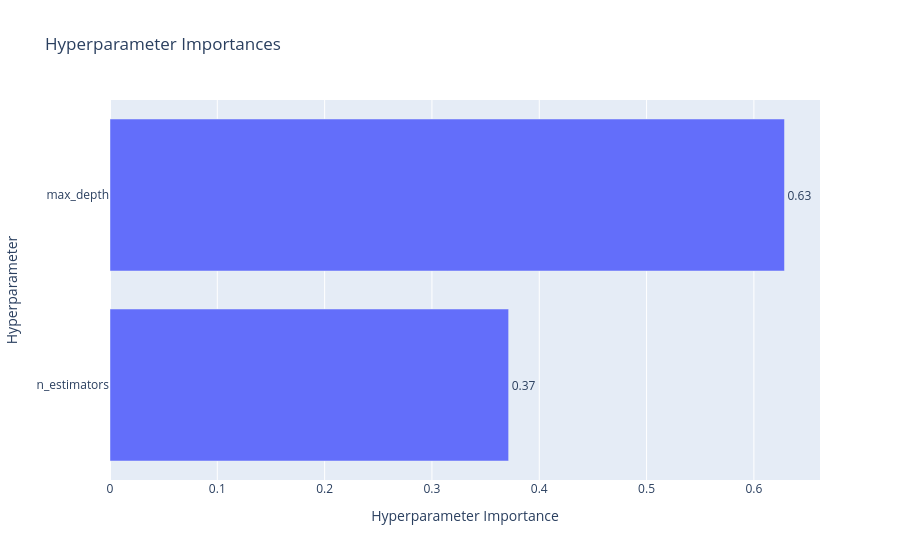

Write notebook code for a chart like this one.
### Code cell
# 5. Hyperparameter Importance
plot_param_importances(study).show()

### Figure 1 — Plotly figure (JSON) as saved in the notebook; plotly's stock layout.template omitted (floating-point values rounded to 4 significant figures)
{"data": [{"cliponaxis": false, "hovertemplate": ["n_estimators (IntDistribution): 0.3714718018318271<extra></extra>", "max_depth (IntDistribution): 0.6285281981681728<extra></extra>"], "name": "Objective Value", "orientation": "h", "text": ["0.37", "0.63"], "textposition": "outside", "type": "bar", "x": [0.3715, 0.6285], "y": ["n_estimators", "max_depth"]}], "layout": {"title": {"text": "Hyperparameter Importances"}, "xaxis": {"title": {"text": "Hyperparameter Importance"}}, "yaxis": {"title": {"text": "Hyperparameter"}}}}
